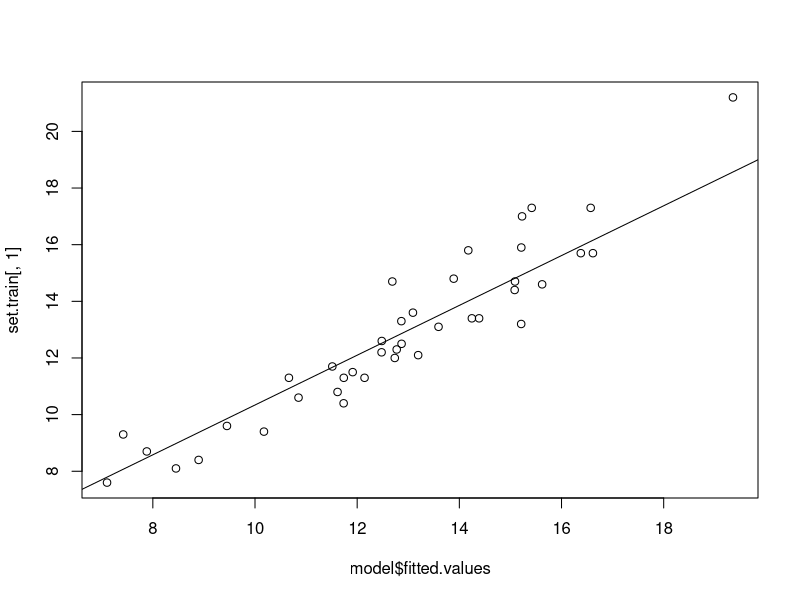

This figure's R source: (Note: this script raises an error after producing the figure.)
library(caret)
library(leaps)
library(tidyverse)

data <- read.csv(file="states.csv",header = TRUE)
data2 <- data[,-1]

nr <- nrow(data2)

trainSetIndex <- (sample(1:(nr),(nr)*.8))
testSetIndex <- c(1:nr)[(1:nr) %in% c(trainSetIndex)==FALSE]

set.train <- data2[trainSetIndex, ]
set.test <- data2[testSetIndex,]

#normalization
trainParam <- caret::preProcess(as.matrix(set.train))

seed <- sample(1:100,1)
print(seed)
set.seed(seed)

#http://www.sthda.com/english/articles/37-model-selection-essentials-in-r/155-best-subsets-regression-essentials-in-r/#:~:text=The%20best%20subsets%20regression%20is,best%20subsets%20regression%20using%20R.
# id: model id
# object: regsubsets object
# data: data used to fit regsubsets
# outcome: outcome variable
get_model_formula <- function(id, object, outcome){
  # get models data
  models <- summary(object)$which[id,-1]
  # Get outcome variable
  #form <- as.formula(object$call[[2]])
  #outcome <- all.vars(form)[1]
  # Get model predictors
  predictors <- names(which(models == TRUE))
  predictors <- paste(predictors, collapse = "+")
  # Build model formula
  as.formula(paste0(outcome, "~", predictors))
}


models <- regsubsets(as.formula(paste0(colnames(set.train)[1], "~.")), data = set.train, nvmax = ncol(set.train)-1)

res.sum <- summary(models)

data.frame(
  Adj.R2 = which.max(res.sum$adjr2),
  CP = which.min(res.sum$cp),
  BIC = which.min(res.sum$bic)
)

get_cv_error <- function(model.formula, data){
  set.seed(1)
  train.control <- trainControl(method = "cv", number = 10)
  cv <- train(model.formula, data = data, method = "lm",
              trControl = train.control)
  cv$results$RMSE
}
# Compute cross-validation error

#get_model_formula(3, models, "Poverty")

model.ids <- 1:(ncol(set.train)-1)

cv.errors <-  map(model.ids, get_model_formula, models, "Poverty") %>%
  map(get_cv_error, data = data) %>%
  unlist()

cv.errors

coef(models, which.min(cv.errors))

finalNames <- names(coef(models, which.min(cv.errors)))[-1]

f <- as.formula(
  paste(colnames(set.train[1]), 
        paste(finalNames, collapse = " + "), 
        sep = " ~ "))

model <- lm(f,set.train)
summary(model)

plot(model$fitted.values,set.train[,1])
abline(lm(model$fitted.values~set.train[,1]))
cor(set.train[,1],model$fitted.values)

predictions <- predict(model,set.test)
RMSE(predictions,set.test[,1])
MAPE(set.test[,1],predictions)

plot(set.test[,1],predictions)
abline(lm(set.test[,1]~predictions))
cor(set.test[,1],predictions)
